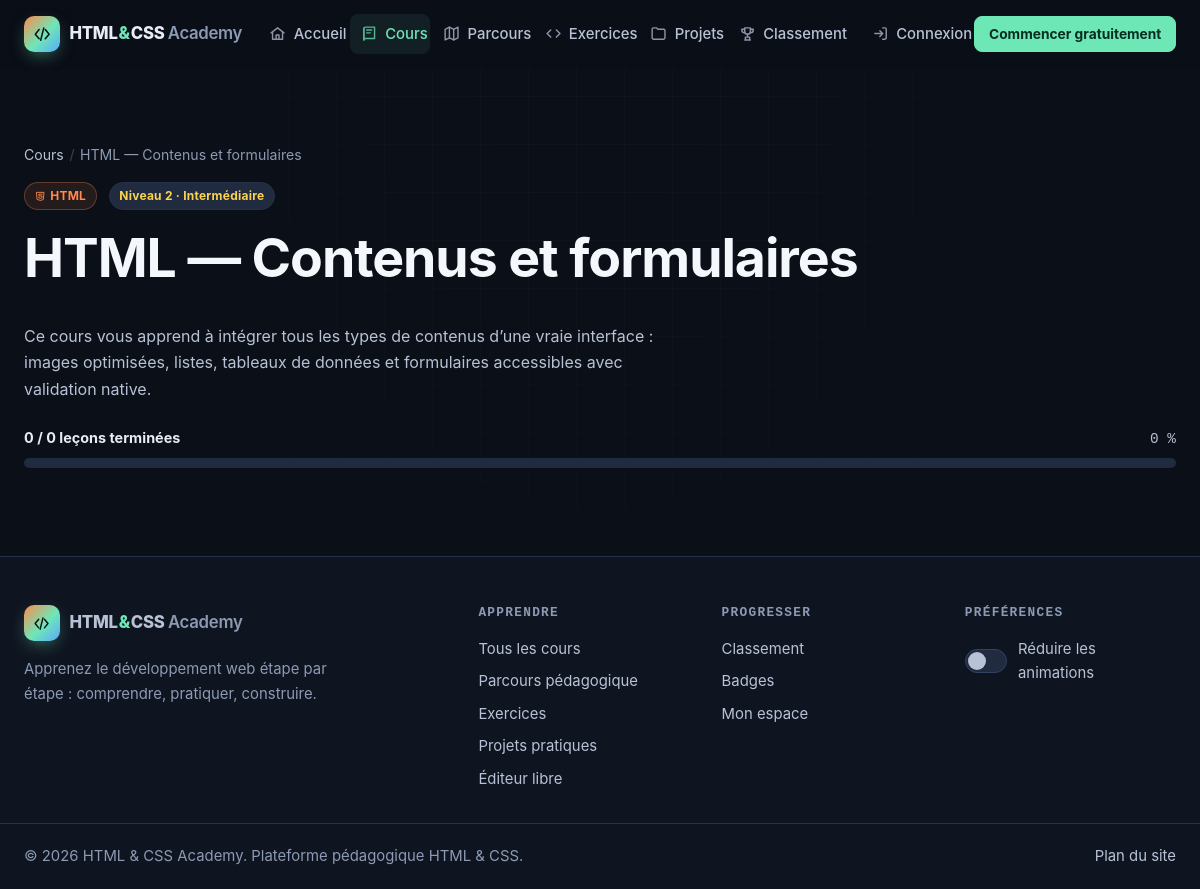
Page /cours/html-contenus-formulaires on the earlier database version.
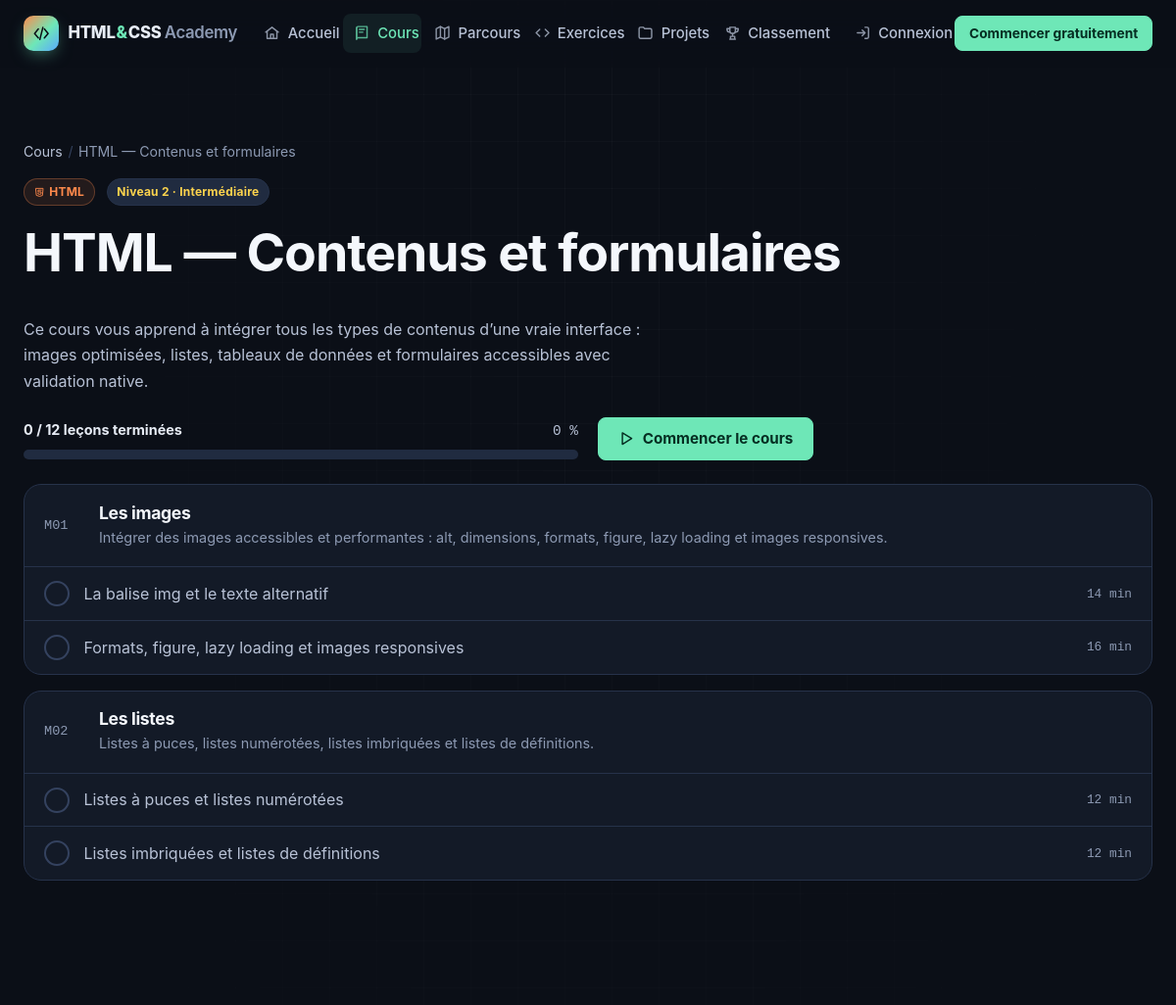
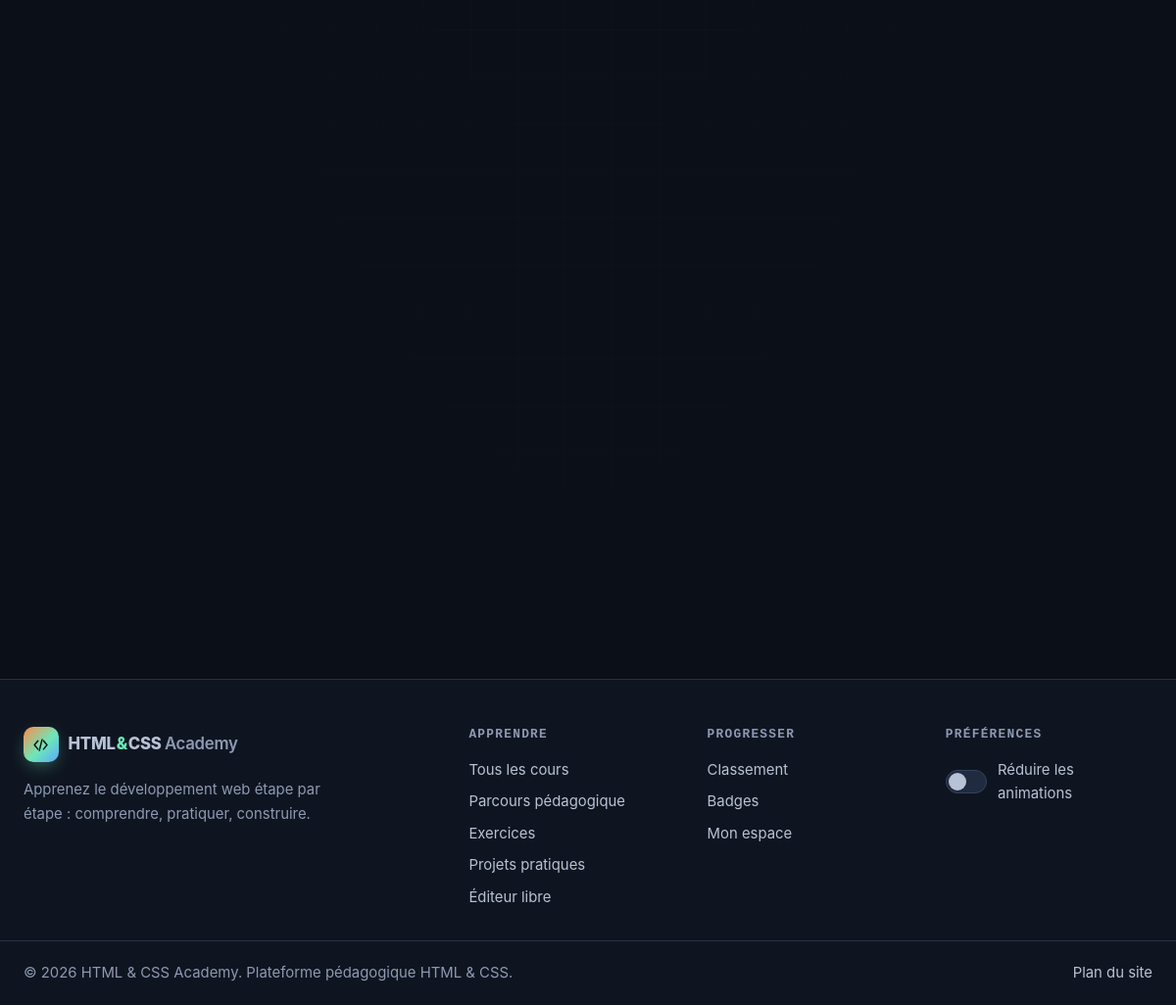
Same page on the later database version (2 pictures, top to bottom).
### tables this page shows
CREATE TABLE modules (
  id          INT UNSIGNED NOT NULL AUTO_INCREMENT,
  course_id   INT UNSIGNED NOT NULL,
  title       VARCHAR(150) NOT NULL,
  slug        VARCHAR(150) NOT NULL,
  description TEXT         NULL,
  sort_order  SMALLINT     NOT NULL DEFAULT 0,
  created_at  DATETIME     NOT NULL DEFAULT CURRENT_TIMESTAMP,
  updated_at  DATETIME     NOT NULL DEFAULT CURRENT_TIMESTAMP ON UPDATE CURRENT_TIMESTAMP,
  PRIMARY KEY (id),
  UNIQUE KEY uq_modules_slug (slug),
  KEY idx_modules_course (course_id, sort_order),
  CONSTRAINT fk_modules_course FOREIGN KEY (course_id) REFERENCES courses (id) ON DELETE CASCADE
);

CREATE TABLE lessons (
  id               INT UNSIGNED NOT NULL AUTO_INCREMENT,
  module_id        INT UNSIGNED NOT NULL,
  title            VARCHAR(150) NOT NULL,
  slug             VARCHAR(150) NOT NULL,
  duration_minutes SMALLINT UNSIGNED NOT NULL DEFAULT 10,
  introduction     TEXT         NOT NULL,
  objectives       JSON         NULL COMMENT 'Liste des objectifs',
  prerequisites    JSON         NULL COMMENT 'Liste des prérequis',
  theory           MEDIUMTEXT   NOT NULL COMMENT 'Explication théorique (Markdown restreint)',
  syntax_code      TEXT         NULL COMMENT 'Syntaxe minimale',
  simple_html      TEXT         NULL,
  simple_css       TEXT         NULL,
  example_html     MEDIUMTEXT   NULL COMMENT 'Exemple détaillé (HTML)',
  example_css      MEDIUMTEXT   NULL COMMENT 'Exemple détaillé (CSS)',
  line_by_line     JSON         NULL COMMENT '[[code, explication], ...]',
  reference_items  JSON         NULL COMMENT '[[balise/propriété, description], ...]',
  common_mistakes  JSON         NULL,
  best_practices   JSON         NULL,
  practical        TEXT         NULL COMMENT 'Utilisation dans un vrai projet (Markdown)',
  summary_points   JSON         NULL,
  challenge        TEXT         NULL,
  is_published     TINYINT(1)   NOT NULL DEFAULT 1,
  sort_order       SMALLINT     NOT NULL DEFAULT 0,
  created_at       DATETIME     NOT NULL DEFAULT CURRENT_TIMESTAMP,
  updated_at       DATETIME     NOT NULL DEFAULT CURRENT_TIMESTAMP ON UPDATE CURRENT_TIMESTAMP,
  PRIMARY KEY (id),
  UNIQUE KEY uq_lessons_slug (slug),
  KEY idx_lessons_module (module_id, sort_order),
  KEY idx_lessons_published (is_published),
  CONSTRAINT fk_lessons_module FOREIGN KEY (module_id) REFERENCES modules (id) ON DELETE CASCADE
);

### courses/course.php (the view, shortened to what the changed rows need)
<?php
require __DIR__ . '/../includes/bootstrap.php';
$course = CourseModel::findBySlug(input('slug'));
$modules = CourseModel::modulesWithLessons((int) $course['id']);
$user = current_user();
$done = $user ? ProgressModel::completedIds((int) $user['id']) : [];
$total = 0;
$completed = 0;
$firstTodo = null;
foreach ($modules as $m) {
    foreach ($m['lessons'] as $l) {
        $total++;
        if (isset($done[(int) $l['id']])) {
            $completed++;
        } elseif ($firstTodo === null) {
            $firstTodo = $l;
        }
    }
}
$firstTodo ??= $modules[0]['lessons'][0] ?? null;
$percent = $total ? (int) floor($completed / $total * 100) : 0;
$cat = $course['category_slug'];
$activeNav = 'courses';
$jsonLd = [
    '@context'    => 'https://schema.org',
    '@type'       => 'Course',
    'name'        => $course['title'],
    'description' => $course['summary'],
    'educationalLevel' => level_label((int) $course['level']),
    'inLanguage'  => 'fr',
    'provider'    => ['@type' => 'Organization', 'name' => setting('site_name', config('app.name')), 'sameAs' => absolute_url('')],
];
require ROOT_PATH . '/includes/header.php';
?>
<header class="page-head container">
  <div class="btn-row" style="margin-bottom:1rem">
    <span class="tag tag--<?= e($cat) ?>"><?= icon($cat, 'icon icon--sm') ?> <?= e($course['category_name']) ?></span>
  </div>
  <h1><?= e($course['title']) ?></h1>
  <div class="grid grid--2" style="align-items:center;margin-top:1.5rem">
    <div class="progress progress--<?= e($cat) ?>" data-animate-progress>
      <div class="progress__head"><span class="progress__label"><?= $completed ?> / <?= $total ?> leçons terminées</span><span class="progress__value"><?= $percent ?> %</span></div>
    </div>
    <?php if ($firstTodo): ?>
      <div class="btn-row">
        <a class="btn btn--primary" href="<?= e(route('lesson', $firstTodo['slug'])) ?>"><?= icon('play') ?> <?= $completed > 0 ? 'Continuer' : 'Commencer le cours' ?></a>
      </div>
    <?php endif; ?>
  </div>
</header>
<div class="container">
  <?php foreach ($modules as $i => $m): ?>
    <section class="module reveal" aria-labelledby="module-<?= (int) $m['id'] ?>">
      <div class="module__head">
        <span class="module__num">M<?= sprintf('%02d', $i + 1) ?></span>
        <div>
          <h2 id="module-<?= (int) $m['id'] ?>" class="h3" style="font-size:1.1rem;margin:0"><?= e($m['title']) ?></h2>
          <?php if ($m['description']): ?><p><?= e($m['description']) ?></p><?php endif; ?>
        </div>
      </div>
      <ol class="module__lessons">
        <?php foreach ($m['lessons'] as $l): $isDone = isset($done[(int) $l['id']]); ?>
          <li class="module__lesson<?= $isDone ? ' is-done' : '' ?>">
            <a href="<?= e(route('lesson', $l['slug'])) ?>">
              <span class="lesson-status" aria-hidden="true"><?= $isDone ? icon('check') : '' ?></span>
              <span class="lesson-title"><?= e($l['title']) ?><?php if ($isDone): ?><span class="sr-only"> (terminée)</span><?php endif; ?></span>
              <span class="lesson-duration"><?= (int) $l['duration_minutes'] ?> min</span>
            </a>
          </li>
        <?php endforeach; ?>
      </ol>
    </section>
  <?php endforeach; ?>
</div>
<?php require ROOT_PATH . '/includes/footer.php'; ?>

### includes/navbar.php (shortened to what the changed rows need)
<?php
$activeNav ??= '';
$navItems = [
    'home'        => ['Accueil', route('home'), 'home'],
    'courses'     => ['Cours', route('courses'), 'book'],
    'path'        => ['Parcours', route('path'), 'map'],
    'exercises'   => ['Exercices', route('exercises'), 'code'],
    'projects'    => ['Projets', route('projects'), 'folder'],
    'leaderboard' => ['Classement', route('leaderboard'), 'trophy'],
];
?>
<header class="site-header" data-header>
  <div class="container site-header__inner">
    <a class="brand" href="<?= e(route('home')) ?>" aria-label="<?= e(setting('site_name', config('app.name'))) ?> — accueil">
      <span class="brand__mark"><?= icon('logo') ?></span>
    </a>
    <nav class="main-nav" id="main-nav" aria-label="Navigation principale" data-nav>
      <ul class="main-nav__list">
        <?php foreach ($navItems as $key => [$label, $href, $ico]): ?>
          <li><a class="main-nav__link<?= $activeNav === $key ? ' is-active' : '' ?>" href="<?= e($href) ?>"<?= $activeNav === $key ? ' aria-current="page"' : '' ?>><?= icon($ico) ?><span><?= e($label) ?></span></a></li>
        <?php endforeach; ?>
      </ul>
      <div class="main-nav__account">
        <?php if ($user): ?>
          <a class="main-nav__link<?= $activeNav === 'dashboard' ? ' is-active' : '' ?>" href="<?= e(url('dashboard/index.php')) ?>"><?= icon('dashboard') ?><span>Mon espace</span></a>
          <?php if ($user['role'] === 'admin'): ?>
            <a class="main-nav__link main-nav__link--admin<?= $activeNav === 'admin' ? ' is-active' : '' ?>" href="<?= e(url('admin/dashboard.php')) ?>"><?= icon('settings') ?><span>Admin</span></a>
          <?php endif; ?>
          <div class="user-menu" data-dropdown>
            <button type="button" class="user-menu__btn" aria-expanded="false" aria-haspopup="true" data-dropdown-toggle>
              <span class="avatar" aria-hidden="true"><?= e(initials($user['first_name'], $user['last_name'])) ?></span>
              <span class="sr-only">Menu de <?= e($user['first_name']) ?></span>
              <?= icon('chevron-down', 'icon icon--sm') ?>
            </button>
            <div class="user-menu__panel" data-dropdown-panel hidden>
              <p class="user-menu__name"><?= e($user['first_name'] . ' ' . $user['last_name']) ?><small><?= e($user['email']) ?></small></p>
              <a href="<?= e(url('dashboard/progress.php')) ?>"><?= icon('chart') ?> Ma progression</a>
              <a href="<?= e(url('dashboard/badges.php')) ?>"><?= icon('award') ?> Mes badges</a>
              <a href="<?= e(url('dashboard/profile.php')) ?>"><?= icon('user') ?> Mon profil</a>
              <form method="post" action="<?= e(url('auth/logout.php')) ?>">
                <?= csrf_field() ?>
                <button type="submit"><?= icon('logout') ?> Déconnexion</button>
              </form>
            </div>
          </div>
        <?php else: ?>
          <a class="main-nav__link<?= $activeNav === 'login' ? ' is-active' : '' ?>" href="<?= e(url('auth/login.php')) ?>"><?= icon('login') ?><span>Connexion</span></a>
        <?php endif; ?>
      </div>
    </nav>
  </div>
</header>

### includes/functions.php (shortened to what the changed rows need)
<?php
function config(string $key, $default = null)
{
    $value = $GLOBALS['__config'];
    foreach (explode('.', $key) as $part) {
        $value = $value[$part];
    }
    return $value;
}
function e($value): string
{
    return htmlspecialchars((string) $value, ENT_QUOTES | ENT_SUBSTITUTE, 'UTF-8');
}
function base_path(): string
{
    static $base = null;
    if ($base !== null) {
        return $base;
    }
    $docRoot = realpath($_SERVER['DOCUMENT_ROOT'] ?? '') ?: '';
    $root = realpath(ROOT_PATH) ?: ROOT_PATH;
    if ($docRoot !== '' && str_starts_with($root, $docRoot)) {
        return $base = rtrim(str_replace('\\', '/', substr($root, strlen($docRoot))), '/');
    }
    return $base = '';
}
function url(string $path = ''): string
{
    return base_path() . '/' . ltrim($path, '/');
}
function route(string $name, ?string $param = null): string
{
    $pretty = [
        'home'        => '',
        'courses'     => 'cours',
        'course'      => 'cours/%s',
        'lesson'      => 'lecon/%s',
        'path'        => 'parcours',
        'exercises'   => 'exercices',
        'exercise'    => 'exercice/%s',
        'projects'    => 'projets',
        'project'     => 'projet/%s',
        'leaderboard' => 'classement',
        'playground'  => 'editeur',
        'certificate' => 'certificat/%s',
    ];
    $plain = [
        'home'        => '',
        'courses'     => 'courses/index.php',
        'course'      => 'courses/course.php?slug=%s',
        'lesson'      => 'courses/lesson.php?slug=%s',
        'path'        => 'parcours.php',
        'exercises'   => 'exercises/index.php',
        'exercise'    => 'exercises/exercise.php?slug=%s',
        'projects'    => 'projects/index.php',
        'project'     => 'projects/project.php?slug=%s',
        'leaderboard' => 'leaderboard.php',
        'playground'  => 'playground.php',
        'certificate' => 'certificate.php?id=%s',
    ];
    $map = config('app.pretty_urls') ? $pretty : $plain;
    $pattern = $map[$name] ?? $name;
    return url($param !== null ? sprintf($pattern, rawurlencode($param)) : $pattern);
}
function input(string $key, string $default = ''): string
{
    $v = $_POST[$key] ?? $_GET[$key] ?? $default;
    return is_string($v) ? trim($v) : $default;
}
function icon(string $name, string $class = 'icon'): string
{
    return sprintf(
        '<svg class="%s" aria-hidden="true" focusable="false"><use href="%s#%s"></use></svg>',
        e($class),
        e(url('assets/icons/sprite.svg')),
        e($name)
    );
}
function setting(string $key, string $default = ''): string
{
    return SettingModel::get($key, $default);
}

Differences in the rows shown:
added modules: title "Les images", description "Intégrer des images accessibles et performantes : alt, dimensions, formats, figure, lazy loading et images responsives."
added lessons: title "La balise img et le texte alternatif", duration_minutes "14", shown under "Les images"
added lessons: title "Formats, figure, lazy loading et images responsives", duration_minutes "16", shown under "Les images"
added modules: title "Les listes", description "Listes à puces, listes numérotées, listes imbriquées et listes de définitions."
added lessons: title "Listes à puces et listes numérotées", duration_minutes "12", shown under "Les listes"
added lessons: title "Listes imbriquées et listes de définitions", duration_minutes "12", shown under "Les listes"
Other differences:
$total: "0" → "12"
text now shown: "Commencer le cours"
